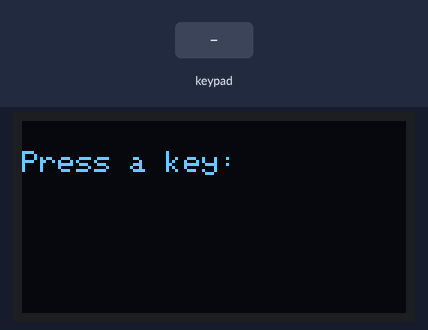
Simulated run of this sketch. Board: ESP32. On the bench: 128×64 one-colour display. The inputs (shaded band) are chosen by the test bench. What the sketch prints to the serial monitor is not drawn.

Above: at 3.2 s.
3.3 s: keypad keys 1 2 # pressed 0.4 s apart
At 5.2 s:
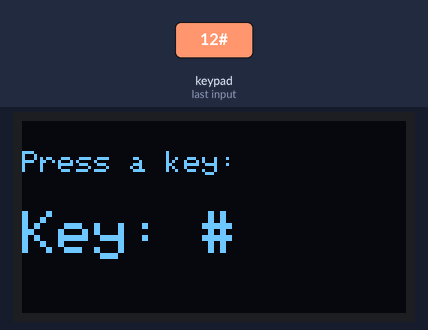
6.0 s: key '*' pressed
At 6.8 s:
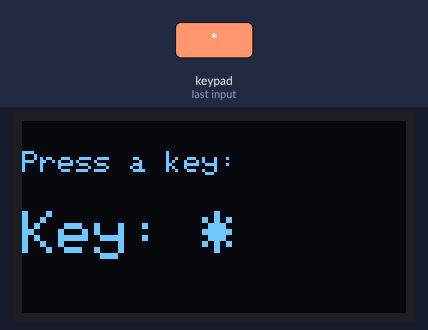
7.5 s: key '3' pressed
At 7.9 s:
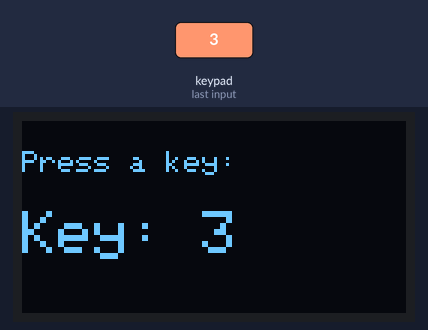
9.0 s: keypad keys 2 5 pressed 0.4 s apart
At 10.4 s:
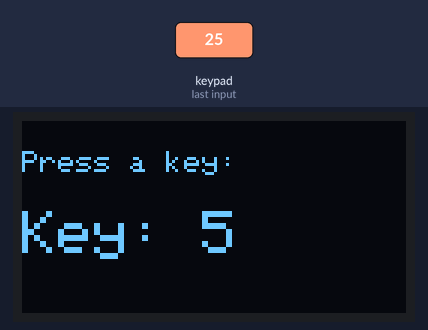
11.3 s: key '#' pressed
At 12.1 s:
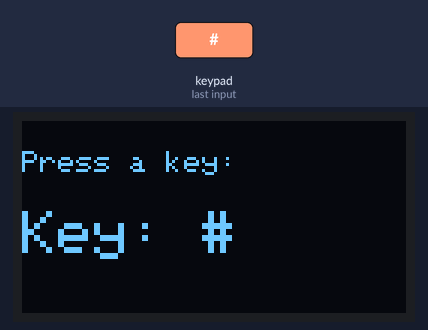
12.8 s: key '1' pressed
At 13.1 s:
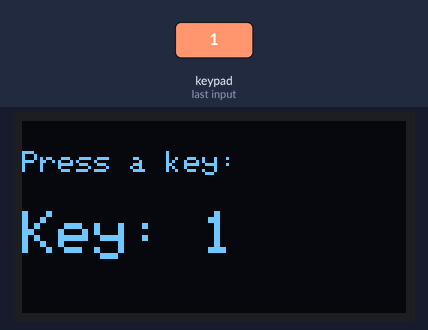
Timing chart, 0 to 15.3 s (numbered marks = the images above; inputs shaded):
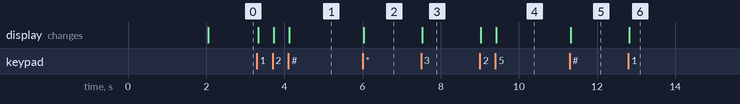

The sketch:

keypad_and_OLED.ino
```cpp
/*********
  Rui Santos
  Complete project details at https://randomnerdtutorials.com
*********/

#include <Wire.h>
#include <Adafruit_GFX.h>
#include <Adafruit_SSD1306.h>
#include <Adafruit_Keypad.h>

// OLED display width and height, in pixels
#define SCREEN_WIDTH 128
#define SCREEN_HEIGHT 64

// Declaration for an SSD1306 display connected to I2C (SDA, SCL pins)
Adafruit_SSD1306 display(SCREEN_WIDTH, SCREEN_HEIGHT, &Wire, -1);

// define your specific keypad here via PID
#define KEYPAD_PID3845

// define your pins here
#define R4   19
#define R3   13
#define R2   12
#define R1   4
#define C1   21
#define C2   27
#define C3   33

// Keymap for 3x4 Keypad
char keys[4][3] = {
  {'1','2','3'},
  {'4','5','6'},
  {'7','8','9'},
  {'*','0','#'}
};

// Row and column pins for 3x4 Keypad
byte rowPins[4] = { R1, R2, R3, R4 };
byte colPins[3] = { C1, C2, C3 };

// Initialize an instance of class Adafruit_Keypad
Adafruit_Keypad customKeypad = Adafruit_Keypad(makeKeymap(keys), rowPins, colPins, 4, 3);

void setup() {
  Wire.begin(18,23);
  Serial.begin(115200);  // Adjusted for ESP32
  customKeypad.begin();

  if(!display.begin(SSD1306_SWITCHCAPVCC, 0x3C)) { // Address 0x3D for 128x64
    Serial.println(F("SSD1306 allocation failed"));
    for(;;);
  }
  delay(2000);
  display.clearDisplay();
  display.setTextSize(1);
  display.setTextColor(WHITE);
  display.setCursor(0, 10);
  // Display static text
  display.println("Press a key:");
  display.display();
}

void loop() {
  customKeypad.tick();
  while(customKeypad.available()) {
    keypadEvent e = customKeypad.read();
    char key = (char)e.bit.KEY;

    if (e.bit.EVENT == KEY_JUST_PRESSED) {
      Serial.print(key);
      Serial.println(" pressed");
      // Update the OLED display with the key press
      display.clearDisplay();
      display.setCursor(0, 10);
      display.setTextSize(1);
      display.println("Press a key:");
      display.setTextSize(2);  // Increase text size for key display
      display.setCursor(0, 30);
      display.print("Key: ");
      display.println(key);
      display.display();
    }
  }
  delay(10);
}
```

Measured:
- after the input at 3.3 s, the display: first changes at once (image 1 shows a later state)
- after the input at 6.0 s, the display: changes at once (image 2)
- after the input at 7.5 s, the display: changes at once (image 3)
- after the input at 9.0 s, the display: first changes at once (image 4 shows a later state)
- after the input at 11.3 s, the display: changes at once (image 5)
- after the input at 12.8 s, the display: changes at once (image 6)
